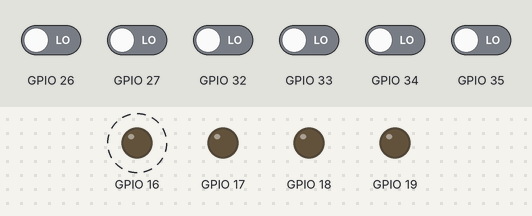
The sketch below on a simulated ESP32. Parts: output pins drawn as LEDs (lit = HIGH). Dashed ring = blinking. Inputs (shaded band) come from the test bench; at power-on: GPIO 26, GPIO 27, GPIO 32–35 LOW. What the sketch prints to the serial monitor is not drawn.

Above: at 0.2 s.
Timing chart, 0 to 3.1 s (numbered marks = the images above):
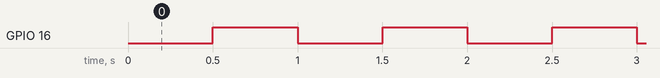

The sketch:

Transmitter.ino
```cpp
// Transmitter.ino  —  Car wash handheld remote (ESP32-WROOM-32UE)
//
// Role: read the 8-way DIGITAL joystick (4 direction switches) + 2 top buttons
// (Soap trigger, Arm button), send commands to the receiver over ESP-NOW at a
// fixed cadence, and reflect the receiver's End-of-Travel state on the LEDs.
//
// INPUT MODEL (digital)
//   Stick: 4 switches U/D/L/R; diagonals are two adjacent switches.
//     Motion rule (applied on the receiver): any UP = forward, any DOWN =
//     reverse, both/neither = stop. LEFT/RIGHT are read but unused for now.
//   Top trigger -> Soap solenoid.
//   Top button  -> Arm (latching toggle, see ARM MODEL).
//
// ARM MODEL (assistive-tech: no sustained hold required)
//   - A quick PRESS of the arm button toggles armed on; pressing again
//     disarms. The client does not hold anything to operate.
//   - Motion (stick directions) is only sent to the receiver while ARMED; the
//     receiver also independently requires the kTxArmed status bit.
//   - Auto-disarms (and requires a fresh press to re-arm) on ANY safety
//     condition: EoT trip (from receiver), link loss, boot, or an inactivity
//     timeout (armed but no stick input for kArmInactivityMs).
//   - Soap is allowed whether or not armed (it moves no one); arming only
//     gates motion. CONFIG POINT if you want soap gated too.
//
// LED BEHAVIOR
//   Disarmed : LED1 slow-blinks (invite a press to arm), others off.
//   Armed    : LEDs reflect receiver EoT state (switch i -> LED i, tripped=on).
//   Link lost: all four blink together (EoT state unknown). Also disarms.
//
// Board target: generic ESP32 (ESP32 Dev Module), PSRAM disabled.

#include <Arduino.h>
#include <WiFi.h>
#include <esp_now.h>
#include <esp_wifi.h>

#include <CapstoneProtocol.h>
#include <BoardPins.h>

// ESP-NOW receive callback signature requires arduino-esp32 core 3.x.
#if !defined(ESP_ARDUINO_VERSION) || \
    ESP_ARDUINO_VERSION < ESP_ARDUINO_VERSION_VAL(3, 0, 0)
#error "This firmware requires arduino-esp32 core 3.0.0 or newer."
#endif

using namespace capstone;

// ---------------------------------------------------------------------------
// Link configuration
// ---------------------------------------------------------------------------

// TODO(hardware): set to the receiver's STA MAC. Broadcast is used until a
// unicast MAC is configured so bring-up works before MACs are known.
static uint8_t g_rxMac[6] = {0xFF, 0xFF, 0xFF, 0xFF, 0xFF, 0xFF};

static const uint8_t  kEspNowChannel   = 1;   // must match receiver
static const uint32_t kSendIntervalMs  = 50;  // 20 Hz command cadence
static const uint32_t kLinkTimeoutMs   = 300; // no feedback -> link lost
static const uint32_t kBlinkIntervalMs = 200; // link-lost LED blink rate

// Input conditioning
static const uint32_t kDebounceMs = 20;

// ---------------------------------------------------------------------------
// Arm model
// ---------------------------------------------------------------------------

// Inactivity timeout: if armed but no stick input arrives for this long, auto
// disarm. Set to 0 to disable. CONFIG POINT (default 30 s).
static const uint32_t kArmInactivityMs = 30000;

// ---------------------------------------------------------------------------
// Feedback state from receiver (updated in ESP-NOW callback).
// ---------------------------------------------------------------------------
static portMUX_TYPE g_mux = portMUX_INITIALIZER_UNLOCKED;
static volatile uint32_t g_lastFeedbackMs = 0;
static volatile uint8_t  g_eotState = 0;       // last known EoT bits
static volatile bool     g_haveFeedback = false;

// ---------------------------------------------------------------------------
// Arm state (latching toggle).
// ---------------------------------------------------------------------------
static bool     g_armed = false;
static uint32_t g_lastActivityMs = 0;  // last time a stick direction was active

// ---------------------------------------------------------------------------
// Debounced digital input. Pressed = LOW (external pull-ups, active-low).
// ---------------------------------------------------------------------------
struct DigitalIn {
  uint8_t  pin;
  bool     stable    = false;  // debounced pressed state
  bool     lastRaw   = false;
  uint32_t changedAt = 0;
};

// Stick direction switches, in DirBit order (Up, Down, Left, Right).
static DigitalIn g_dirs[4] = {
  {tx_pins::kStickUp},
  {tx_pins::kStickDown},
  {tx_pins::kStickLeft},
  {tx_pins::kStickRight},
};

// Top buttons.
static DigitalIn g_soap{tx_pins::kTopSoap};
static DigitalIn g_arm{tx_pins::kTopArm};

static uint16_t g_seq = 0;

// ===========================================================================
// ESP-NOW receive callback (feedback from receiver). Keep minimal.
// ===========================================================================
void onFeedbackReceived(const esp_now_recv_info_t* info,
                        const uint8_t* data, int len) {
  if (data == nullptr || len <= 0) return;

  FeedbackPacket fb;
  if (!unpackFeedback(data, static_cast<size_t>(len), fb)) {
    return;  // invalid frame
  }

  portENTER_CRITICAL_ISR(&g_mux);
  g_eotState       = fb.eot_state;
  g_lastFeedbackMs = millis();
  g_haveFeedback   = true;
  portEXIT_CRITICAL_ISR(&g_mux);
}

// ===========================================================================
// Input helpers
// ===========================================================================

// Debounce one input. Returns debounced pressed state. Pressed = LOW.
bool updateInput(DigitalIn& d, uint32_t now) {
  bool rawPressed = (digitalRead(d.pin) == LOW);
  if (rawPressed != d.lastRaw) {
    d.lastRaw = rawPressed;
    d.changedAt = now;
  }
  if ((now - d.changedAt) >= kDebounceMs) {
    d.stable = rawPressed;
  }
  return d.stable;
}

// Rising-edge detector for the arm button (toggle on press, not on release).
bool armPressedEdge(uint32_t now) {
  static bool prev = false;
  bool pressed = updateInput(g_arm, now);
  bool edge = pressed && !prev;
  prev = pressed;
  return edge;
}

// ===========================================================================
// LED update from arm state + receiver feedback + link state.
// ===========================================================================
void updateLeds(uint32_t now, bool linkLost) {
  uint8_t eot;
  portENTER_CRITICAL(&g_mux);
  eot = g_eotState;
  portEXIT_CRITICAL(&g_mux);

  static const uint8_t kEotLeds[4] = {
    tx_pins::kLed1, tx_pins::kLed2, tx_pins::kLed3, tx_pins::kLed4,
  };

  if (!g_armed) {
    // Disarmed: slow-blink LED1 to invite a press; others off.
    bool on = ((now / 500) & 1U) != 0;
    digitalWrite(tx_pins::kLed1, on ? HIGH : LOW);
    digitalWrite(tx_pins::kLed2, LOW);
    digitalWrite(tx_pins::kLed3, LOW);
    digitalWrite(tx_pins::kLed4, LOW);
    return;
  }

  if (linkLost) {
    // Armed but link lost: blink all four (EoT unknown). Note: link loss also
    // disarms in loop(); this covers the same cycle before that takes effect.
    bool on = ((now / kBlinkIntervalMs) & 1U) != 0;
    for (int i = 0; i < 4; ++i) digitalWrite(kEotLeds[i], on ? HIGH : LOW);
    return;
  }

  // Armed, link OK: each LED tracks its EoT switch (tripped = on).
  for (int i = 0; i < 4; ++i) {
    digitalWrite(kEotLeds[i], bitRead(eot, i) ? HIGH : LOW);
  }
}

// ===========================================================================
// Send a command frame.
// ===========================================================================
void sendCommand(uint8_t dirs, uint8_t buttons, bool armed) {
  CommandPacket cmd{};
  cmd.seq     = g_seq++;
  cmd.dirs    = dirs;
  cmd.buttons = buttons;
  cmd.status  = 0;
  bitWrite(cmd.status, kTxArmed, armed ? 1 : 0);

  uint8_t frame[kCommandFrameSize];
  size_t n = packCommand(cmd, frame, sizeof(frame));
  if (n == 0) return;
  esp_now_send(g_rxMac, frame, n);
}

// ===========================================================================
// Setup / loop
// ===========================================================================
void setup() {
  Serial.begin(115200);
  delay(50);
  Serial.println(F("[tx] boot"));

  // Indicator LEDs OFF first.
  pinMode(tx_pins::kLed1, OUTPUT); digitalWrite(tx_pins::kLed1, LOW);
  pinMode(tx_pins::kLed2, OUTPUT); digitalWrite(tx_pins::kLed2, LOW);
  pinMode(tx_pins::kLed3, OUTPUT); digitalWrite(tx_pins::kLed3, LOW);
  pinMode(tx_pins::kLed4, OUTPUT); digitalWrite(tx_pins::kLed4, LOW);

  // All six inputs: external pull-ups present, idle HIGH / pressed LOW.
  // GPIO34/35 are input-only (no internal pulls) but the board has externals.
  pinMode(tx_pins::kStickUp,    INPUT);
  pinMode(tx_pins::kStickDown,  INPUT);
  pinMode(tx_pins::kStickLeft,  INPUT);
  pinMode(tx_pins::kStickRight, INPUT);
  pinMode(tx_pins::kTopSoap,    INPUT);
  pinMode(tx_pins::kTopArm,     INPUT);

  // Always start disarmed.
  g_armed = false;
  Serial.println(F("[tx] disarmed — press the arm button to enable motion"));

  // Wi-Fi / ESP-NOW
  WiFi.mode(WIFI_STA);
  WiFi.disconnect();
  esp_wifi_set_channel(kEspNowChannel, WIFI_SECOND_CHAN_NONE);

  if (esp_now_init() != ESP_OK) {
    Serial.println(F("[tx] esp_now_init FAILED"));
    while (true) {
      // Blink LED4 to signal the fault; send nothing.
      digitalWrite(tx_pins::kLed4, ((millis() / 200) & 1U) ? HIGH : LOW);
      delay(10);
    }
  }
  esp_now_register_recv_cb(onFeedbackReceived);

  // Register the receiver peer (broadcast until a real MAC is set).
  esp_now_peer_info_t peer{};
  for (int i = 0; i < 6; ++i) peer.peer_addr[i] = g_rxMac[i];
  peer.channel = kEspNowChannel;
  peer.encrypt = false;
  esp_now_add_peer(&peer);

  Serial.print(F("[tx] STA MAC: "));
  Serial.println(WiFi.macAddress());
  Serial.println(F("[tx] ready"));
}

void loop() {
  const uint32_t now = millis();

  // --- Read inputs ---
  uint8_t dirs = 0;
  bool anyDir = false;
  for (int i = 0; i < 4; ++i) {
    bool pressed = updateInput(g_dirs[i], now);
    bitWrite(dirs, i, pressed ? 1 : 0);  // i == kDirUp..kDirRight
    anyDir = anyDir || pressed;
  }
  bool soap = updateInput(g_soap, now);

  // --- Link freshness (also a disarm condition) ---
  bool     haveFb;
  uint32_t lastFb;
  portENTER_CRITICAL(&g_mux);
  haveFb = g_haveFeedback;
  lastFb = g_lastFeedbackMs;
  uint8_t eot = g_eotState;
  portEXIT_CRITICAL(&g_mux);
  const bool linkLost = !haveFb || (now - lastFb) > kLinkTimeoutMs;
  const bool anyEot   = (eot != 0);

  // --- Arm button: latching toggle on rising edge ---
  if (armPressedEdge(now)) {
    g_armed = !g_armed;
    if (g_armed) g_lastActivityMs = now;  // start the inactivity window fresh
    Serial.println(g_armed ? F("[tx] ARMED") : F("[tx] disarmed (button)"));
  }

  // --- Auto-disarm on any safety condition ---
  if (g_armed) {
    if (linkLost) {
      g_armed = false;
      Serial.println(F("[tx] disarmed (link lost)"));
    } else if (anyEot) {
      g_armed = false;
      Serial.println(F("[tx] disarmed (EoT)"));
    } else {
      // Inactivity: any stick direction keeps it alive. (Soap intentionally
      // does NOT count — CONFIG POINT: add `|| soap` to include it.)
      if (anyDir) {
        g_lastActivityMs = now;
      } else if (kArmInactivityMs != 0 &&
                 (now - g_lastActivityMs) >= kArmInactivityMs) {
        g_armed = false;
        Serial.println(F("[tx] disarmed (inactivity)"));
      }
    }
  }

  // --- LEDs ---
  updateLeds(now, linkLost);

  // --- Send at a fixed cadence ---
  static uint32_t lastSend = 0;
  if (now - lastSend >= kSendIntervalMs) {
    lastSend = now;

    // Motion (stick dirs) only when armed. When disarmed, send zero dirs so
    // the receiver holds the motor stopped. Soap is sent regardless of arm.
    uint8_t txDirs = g_armed ? dirs : 0;
    uint8_t buttons = 0;
    bitWrite(buttons, kBtnSoap, soap ? 1 : 0);
    // The arm button's own state rides in the status flag, not as a command.

    sendCommand(txDirs, buttons, g_armed);
  }

  // Nonblocking: no delay() in the main loop.
}
```

Measured:
- by itself, GPIO 16: alternates HIGH for 0.50 s and LOW for 0.50 s
